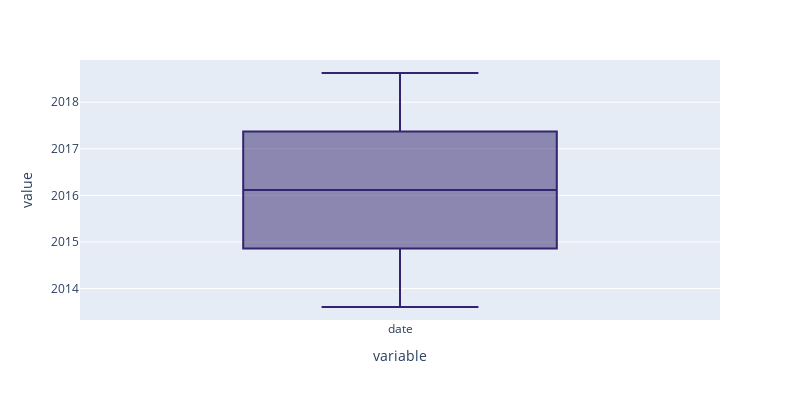

Notebook code cell kept with this figure:
### Code cell
fig = px.box(clean_btc2['date'],height = 400, width = 800, color_discrete_sequence=['#33246f'])
fig.show()

### Figure 1 — Plotly figure (JSON) as saved in the notebook; plotly's stock layout.template omitted (floating-point values rounded to 4 significant figures; data arrays with more than 128 entries replaced by an {"elided": "..."} marker saying what was removed)
{"data": [{"alignmentgroup": "True", "hovertemplate": "variable=%{x}<br>value=%{y}<extra></extra>", "legendgroup": "", "marker": {"color": "#33246f"}, "name": "", "notched": false, "offsetgroup": "", "orientation": "v", "showlegend": false, "type": "box", "x": {"elided": "1836 str values"}, "x0": " ", "xaxis": "x", "y": {"elided": "1836 str values"}, "y0": " ", "yaxis": "y"}], "layout": {"boxmode": "group", "height": 400, "legend": {"tracegroupgap": 0}, "margin": {"t": 60}, "width": 800, "xaxis": {"anchor": "y", "domain": [0, 1], "title": {"text": "variable"}}, "yaxis": {"anchor": "x", "domain": [0, 1], "title": {"text": "value"}}}}
